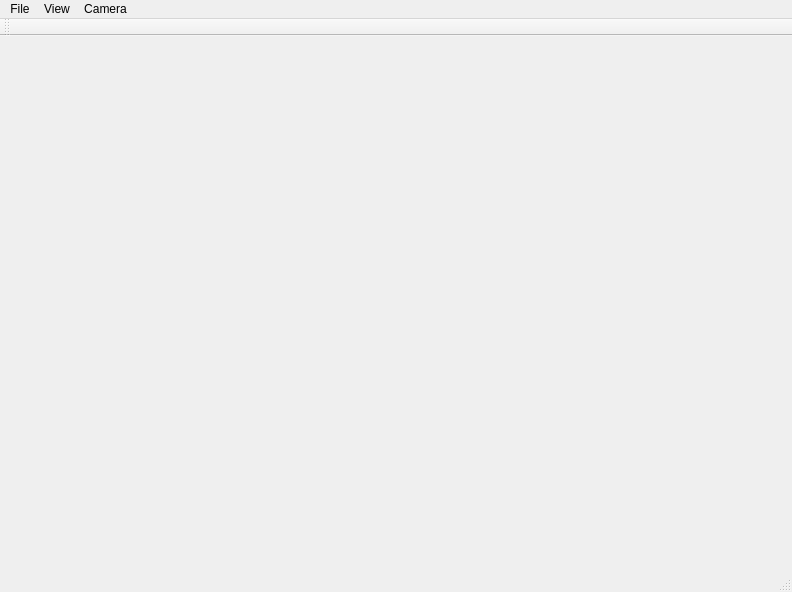
<?xml version="1.0" encoding="UTF-8"?>
<ui version="4.0">
 <class>MainWindow</class>
 <widget class="QMainWindow" name="MainWindow">
  <property name="geometry">
   <rect>
    <x>0</x>
    <y>0</y>
    <width>792</width>
    <height>592</height>
   </rect>
  </property>
  <property name="windowTitle">
   <string>MainWindow</string>
  </property>
  <widget class="QWidget" name="centralwidget"/>
  <widget class="QMenuBar" name="menubar">
   <property name="geometry">
    <rect>
     <x>0</x>
     <y>0</y>
     <width>792</width>
     <height>34</height>
    </rect>
   </property>
   <widget class="QMenu" name="menuFile">
    <property name="title">
     <string>File</string>
    </property>
    <addaction name="actionQuit"/>
   </widget>
   <widget class="QMenu" name="menuCamera">
    <property name="title">
     <string>Camera</string>
    </property>
    <addaction name="actionNorthUp"/>
   </widget>
   <widget class="QMenu" name="menuView">
    <property name="title">
     <string>View</string>
    </property>
    <addaction name="actionFullscreen"/>
   </widget>
   <addaction name="menuFile"/>
   <addaction name="menuView"/>
   <addaction name="menuCamera"/>
  </widget>
  <widget class="QStatusBar" name="statusbar"/>
  <widget class="QToolBar" name="toolBar">
   <property name="windowTitle">
    <string>toolBar</string>
   </property>
   <attribute name="toolBarArea">
    <enum>TopToolBarArea</enum>
   </attribute>
   <attribute name="toolBarBreak">
    <bool>false</bool>
   </attribute>
  </widget>
  <action name="actionQuit">
   <property name="icon">
    <iconset theme="application-exit">
     <normaloff>.</normaloff>.</iconset>
   </property>
   <property name="text">
    <string>Quit</string>
   </property>
   <property name="shortcut">
    <string>Ctrl+Q</string>
   </property>
  </action>
  <action name="actionNorthUp">
   <property name="icon">
    <iconset theme="arrow-up">
     <normaloff>.</normaloff>.</iconset>
   </property>
   <property name="text">
    <string>North Up</string>
   </property>
   <property name="shortcut">
    <string>N</string>
   </property>
  </action>
  <action name="actionFullscreen">
   <property name="checkable">
    <bool>true</bool>
   </property>
   <property name="text">
    <string>Fullscreen</string>
   </property>
   <property name="toolTip">
    <string>Toggle full screen</string>
   </property>
   <property name="shortcut">
    <string>Ctrl+Shift+F11</string>
   </property>
  </action>
 </widget>
 <resources/>
 <connections/>
</ui>
